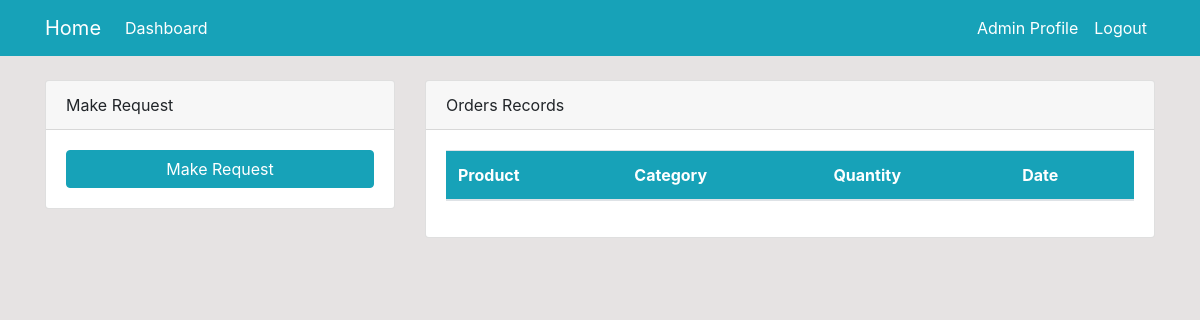
Page /dashboard/ (signed in) on the earlier database version.
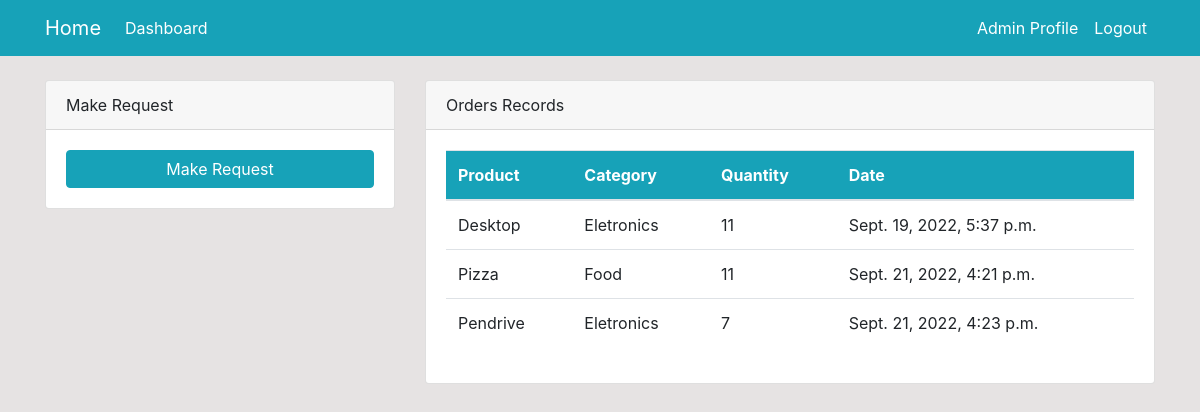
Same page on the later database version.
### dashboard/models.py (models this page shows, shortened)
class Order(models.Model):
    product = models.ForeignKey(Product, on_delete=models.CASCADE, null=True)
    staff = models.ForeignKey(User, models.CASCADE, null= True)
    order_quantity = models.PositiveIntegerField(null=True)
    date = models.DateTimeField(auto_now_add=True)
    class Meta:
        verbose_name_plural = 'Order'

class Product(models.Model):
    name = models.CharField(max_length=100, null=True)
    category = models.CharField(max_length=20,choices=CATEGORY,null=True)
    quantity = models.PositiveIntegerField(null=True)
    class Meta:
        verbose_name_plural = 'Product'

### dashboard/views.py (the view)
# urls.py: path('dashboard/',views.index,name='dashboard-index'),
@login_required()
def index(request):
    orders = Order.objects.all()
    products = Product.objects.all()
    orders_count = orders.count()
    product_count = products.count()
    workers_count = User.objects.all().count()
    if request.method=='POST':
        form = OrderForm(request.POST)
        if form.is_valid():
            form.save()
            return redirect('dashboard-index')
    else:
        form = OrderForm()
    context = {
        'orders': orders,
        'from': form,
        'product': products,
        'product_count': product_count,
        'workers_count': workers_count,
        'orders_count': orders_count,
    }
    return render(request, 'dashboard/index.html', context)

### dashboard/forms.py
class OrderForm(forms.ModelForm):
    class Meta:
        model = Order
        fields = ['product','order_quantity']

### templates/dashboard/index.html (shortened to what the changed rows need)
{% extends 'partials/base.html' %}
{% block content %}
{% if user.is_authenticated and user.is_staff and user.is_superuser %}
{% include 'partials/topnav.html' %}
<div class="container">
    <div class="row my-5">
        <div class="col-md-6">
            <div class="bg-white">
                <canvas id="myChart1" width="400" height="300"></canvas>
                <script>
                    var ctx = document.getElementById('myChart1').getContext('2d');
                    var myChart1 = new Chart(ctx, {
                        type: 'pie',
                        data: {
                            labels: [{% for order in orders %} '{{ order.product.name }}', {%endfor%}],
                            datasets: [{
                                label: 'Orders',
                                data: [{%for order in orders%} {{order.order_quantity}}, {%endfor%}],
                                backgroundColor: [
                                    'rgba(255, 99, 132, 1)',
                                    'rgba(54, 162, 235, 1)',
                                    'rgba(255, 206, 86, 1)',
                                    'rgba(75, 192, 192, 1)',
                                    'rgba(153, 102, 255, 1)',
                                    'rgba(255, 159, 64, 1)'
                                ],
                                borderColor: [
                                    'rgba(255, 99, 132, 1)',
                                    'rgba(54, 162, 235, 1)',
                                    'rgba(255, 206, 86, 1)',
                                    'rgba(75, 192, 192, 1)',
                                    'rgba(153, 102, 255, 1)',
                                    'rgba(255, 159, 64, 1)'
                                ],
                                borderWidth: 1
                            }]
                        },
                        options: {
                            scales: {
                                yAxes: [{
                                    ticks: {
                                        beginAtZero: true
                                    }
                                }]
                            }
                        }
                    });
                </script>
            </div>
        </div>
        <div class="col-md-6">
            <div class="bg-white">
                <canvas id="myChart" width="400" height="300"></canvas>
                <script>
                    var ctx = document.getElementById('myChart').getContext('2d');
                    var myChart = new Chart(ctx, {
                        type: 'bar',
                        data: {
                            labels: [{%for product in products%}'{{ product.name}}',{%endfor%}],
                            datasets: [{
                                label: 'Products',
                                data: [{%for product in products%}{{ product.quantity}},{%endfor%}],
                                backgroundColor: [
                                    'rgba(255, 99, 132, 1)',
                                    'rgba(54, 162, 235, 1)',
                                    'rgba(255, 206, 86, 1)',
                                    'rgba(75, 192, 192, 1)',
                                    'rgba(153, 102, 255, 1)',
                                    'rgba(255, 159, 64, 1)'
                                ],
                                borderColor: [
                                    'rgba(255, 99, 132, 1)',
                                    'rgba(54, 162, 235, 1)',
                                    'rgba(255, 206, 86, 1)',
                                    'rgba(75, 192, 192, 1)',
                                    'rgba(153, 102, 255, 1)',
                                    'rgba(255, 159, 64, 1)'
                                ],
                                borderWidth: 1
                            }]
                        },
                        options: {
                            scales: {
                                yAxes: [{
                                    ticks: {
                                        beginAtZero: true
                                    }
                                }]
                            }
                        }
                    });
                </script>
            </div>
        </div>
    </div>
</div>
{% else %}
{%include 'dashboard/staff_index.html' %}
{% endif %}
{% endblock %}

### templates/dashboard/staff_index.html (shortened to what this page needs)
{% load crispy_forms_tags %}
<div class="container">
    <div class="row mt-4">
        <div class="col-md-4">
            <div class="card">
                <div class="card-header">
                    Make Request
                </div>
                <div class="card-body">
                    <form method="POST">
                        <input class="btn btn-info btn-block" type="submit" value="Make Request">
                    </form>
                </div>
            </div>
        </div>
        <div class="col-md-8">
            <div class="card">
                <div class="card-header">
                    Orders Records
                </div>
                <div class="card-body">
                    <table class="table bg-white">
                        <thead class="bg-info text-white">
                            <tr>
                                <th scope="col">Product</th>
                                <th scope="col">Category</th>
                                <th scope="col">Quantity</th>
                                <th scope="col">Date</th>
                            </tr>
                        </thead>
                        <tbody>
                            {% for order in orders %}
                            {% if order.staff == user %}
                            <tr>
                                <td>{{ order.product.name }}</td>
                                <td>{{ order.product.category }}</td>
                                <td>{{ order.order_quantity }}</td>
                                <td>{{ order.date }}</td>
                            </tr>
                            {% endif %}
                            {% endfor %}
                        </tbody>
                    </table>
                </div>
            </div>
        </div>
    </div>
</div>

Differences in the rows shown:
added Order: product.name "Desktop", product.category "Eletronics", order_quantity "11", date "Sept. 19, 2022, 5:37 p.m."
added Order: product.name "Pizza", product.category "Food", order_quantity "11", date "Sept. 21, 2022, 4:21 p.m."
added Order: product.name "Pendrive", product.category "Eletronics", order_quantity "7", date "Sept. 21, 2022, 4:23 p.m."
